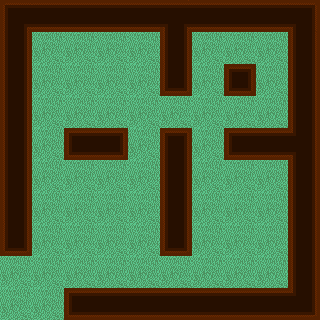

This is a level from a 2D game, rendered from its Tiled map with the project's own tilesets. A one-line summary and the map file follow, with tile-layer data summarised:
An orthogonal 10x10 tile map with 32x32 px tiles, 2 tile layers (moquette, Calque de Tile 1), 1 hidden layer not drawn, 3 tilesets, 1 image layer and 1 object (PlayerEntity).

<map version="1.0" orientation="orthogonal" width="10" height="10" tilewidth="32" tileheight="32">
 <tileset firstgid="1" name="min" tilewidth="32" tileheight="32">
  <image source="../tilesets/walls.png" width="256" height="192" />
 </tileset>
 <tileset firstgid="49" name="meta" tilewidth="32" tileheight="32">
  <image source="../tilesets/metaset2.png" width="128" height="96" />
  <tile id="0">
   <properties>
    <property name="type" value="wall" />
   </properties>
  </tile>
  <tile id="1">
   <properties>
    <property name="type" value="box" />
   </properties>
  </tile>
  <tile id="3">
   <properties>
    <property name="type" value="trap" />
   </properties>
  </tile>
 </tileset>
 <tileset firstgid="61" name="moquette" tilewidth="32" tileheight="32">
  <image source="../tilesets/moquette.png" width="96" height="192" />
 </tileset>
 <imagelayer name="Background" width="16" height="16">
  <image source="../images/background.png" />
 </imagelayer>
 <layer name="moquette" width="10" height="10">
  <data>[100 cells, 100 non-empty, 1 distinct tile ids]</data>
 </layer>
 <layer name="Calque de Tile 1" width="10" height="10">
  <data>[100 cells, 100 non-empty, 13 distinct tile ids]</data>
 </layer>
 <layer name="meta" width="10" height="10" visible="0">
  <data>[100 cells, 55 non-empty, 3 distinct tile ids]</data>
 </layer>
 <objectgroup color="#68bd17" name="Player" width="12" height="12">
  <object name="PlayerEntity" x="0" y="288" width="32" height="32">
   <properties>
    <property name="image" value="character" />
    <property name="spriteheight" value="32" />
    <property name="spritewidth" value="32" />
   </properties>
  </object>
 </objectgroup>
</map>
